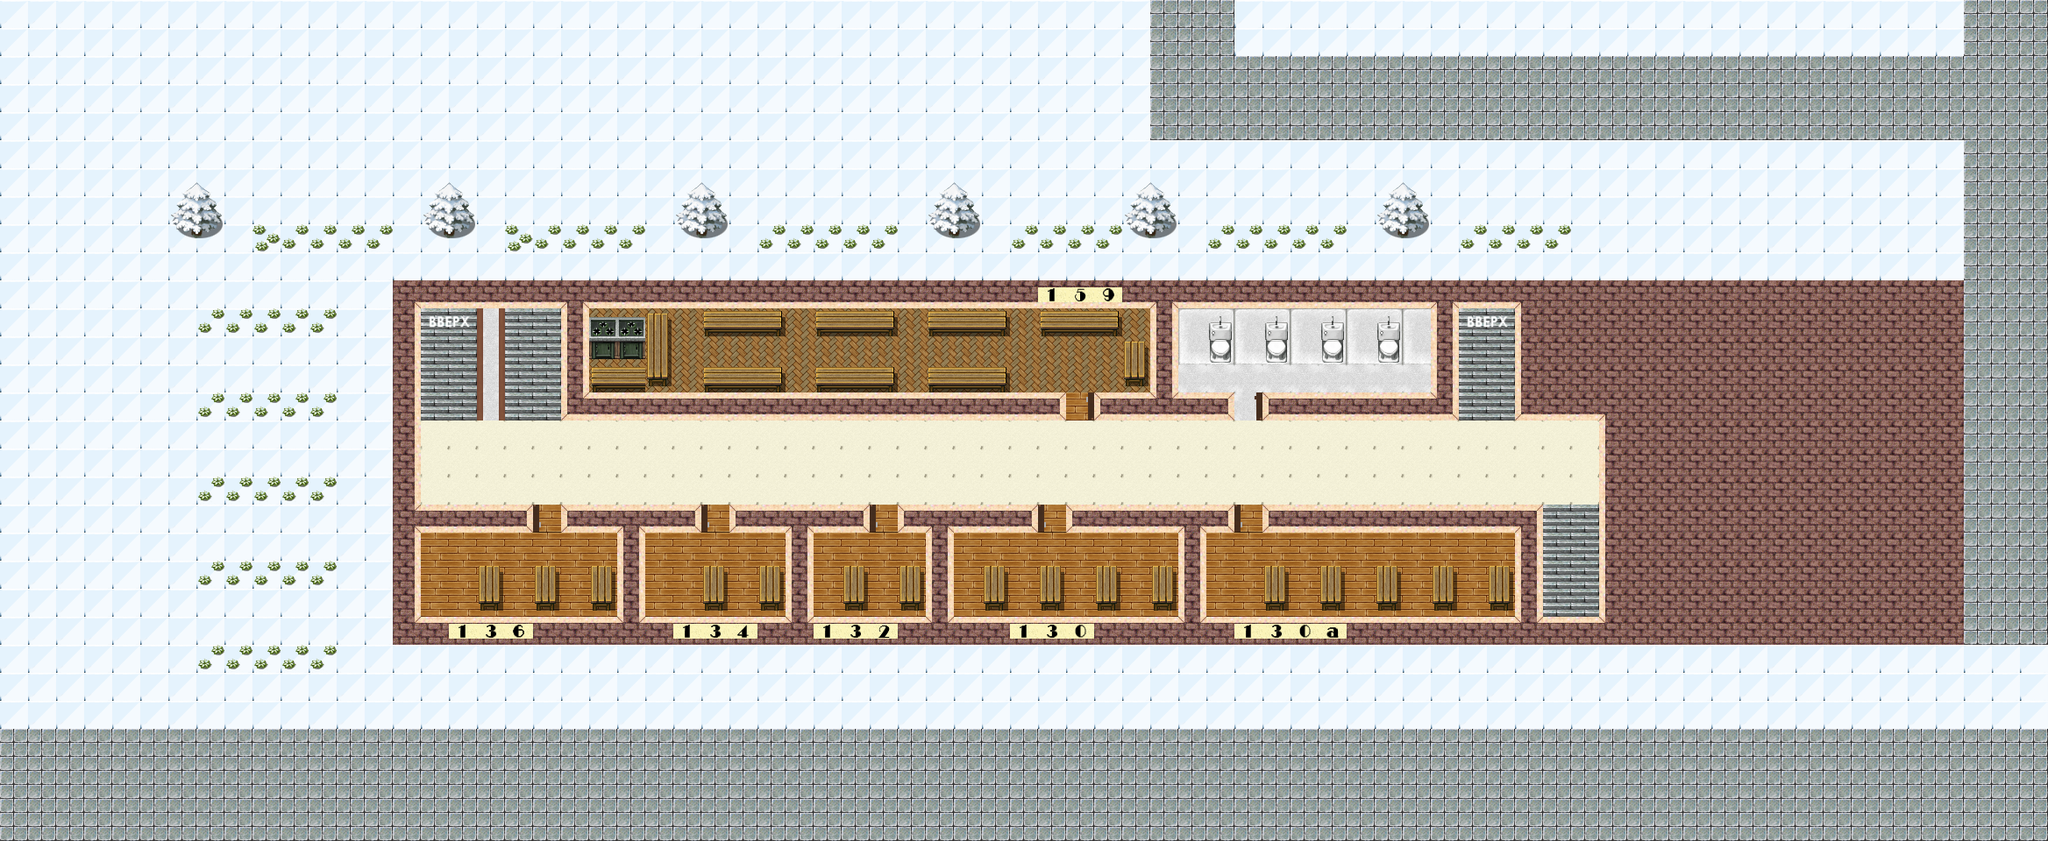

This game map was drawn from its Tiled (.tmx) file and the tilesets committed beside it. A one-line description and the trimmed map source follow:
An orthogonal 73x30 tile map with 32x32 px tiles, 4 tile layers (back, obj, walls, walls2), 5 tilesets and 9 objects.

<map version="1.10" tiledversion="1.10.2" orientation="orthogonal" renderorder="right-down" width="73" height="30" tilewidth="32" tileheight="32" infinite="0" nextlayerid="7" nextobjectid="62">
 <tileset firstgid="1" source="tilea5.tsx" />
 <tileset firstgid="129" source="vx-winter-tileset.tsx" />
 <tileset firstgid="385" source="tiles.tsx" />
 <tileset firstgid="449" source="tiled.tsx" />
 <tileset firstgid="705" source="numbers.tsx" />
 <layer id="1" name="back" width="73" height="30">
  <data>[2190 cells, 1997 non-empty, 16 distinct tile ids]</data>
 </layer>
 <layer id="2" name="obj" width="73" height="30">
  <data>[2190 cells, 769 non-empty, 21 distinct tile ids]</data>
 </layer>
 <layer id="3" name="walls" width="73" height="30">
  <data>[2190 cells, 193 non-empty, 15 distinct tile ids]</data>
 </layer>
 <layer id="4" name="walls2" width="73" height="30">
  <data>[2190 cells, 41 non-empty, 18 distinct tile ids]</data>
 </layer>
 <objectgroup id="5" name="auditories" width="73" height="30">
  <object id="41" x="1375" y="590" width="353" height="113">
   <text wrap="1">130a</text>
  </object>
  <object id="44" x="1085" y="588" width="261" height="118">
   <text wrap="1">130</text>
  </object>
  <object id="45" x="923" y="592" width="141" height="114">
   <text wrap="1">132</text>
  </object>
  <object id="46" x="673" y="352" width="643" height="110">
   <text wrap="1">159</text>
  </object>
  <object id="47" x="736" y="590" width="163" height="119">
   <text wrap="1">134</text>
  </object>
  <object id="48" x="476" y="591" width="233" height="117">
   <text wrap="1">136</text>
  </object>
 </objectgroup>
 <objectgroup id="6" name="stairs" width="73" height="30">
  <object id="59" x="1658" y="352" width="74" height="51">
   <text wrap="1">5 to 2nd (0)</text>
  </object>
  <object id="60" x="569" y="353" width="73" height="51">
   <text wrap="1">6 to 0th (1)</text>
  </object>
  <object id="61" x="476" y="352" width="73" height="51">
   <text wrap="1">6 to 2nd (2)</text>
  </object>
 </objectgroup>
</map>